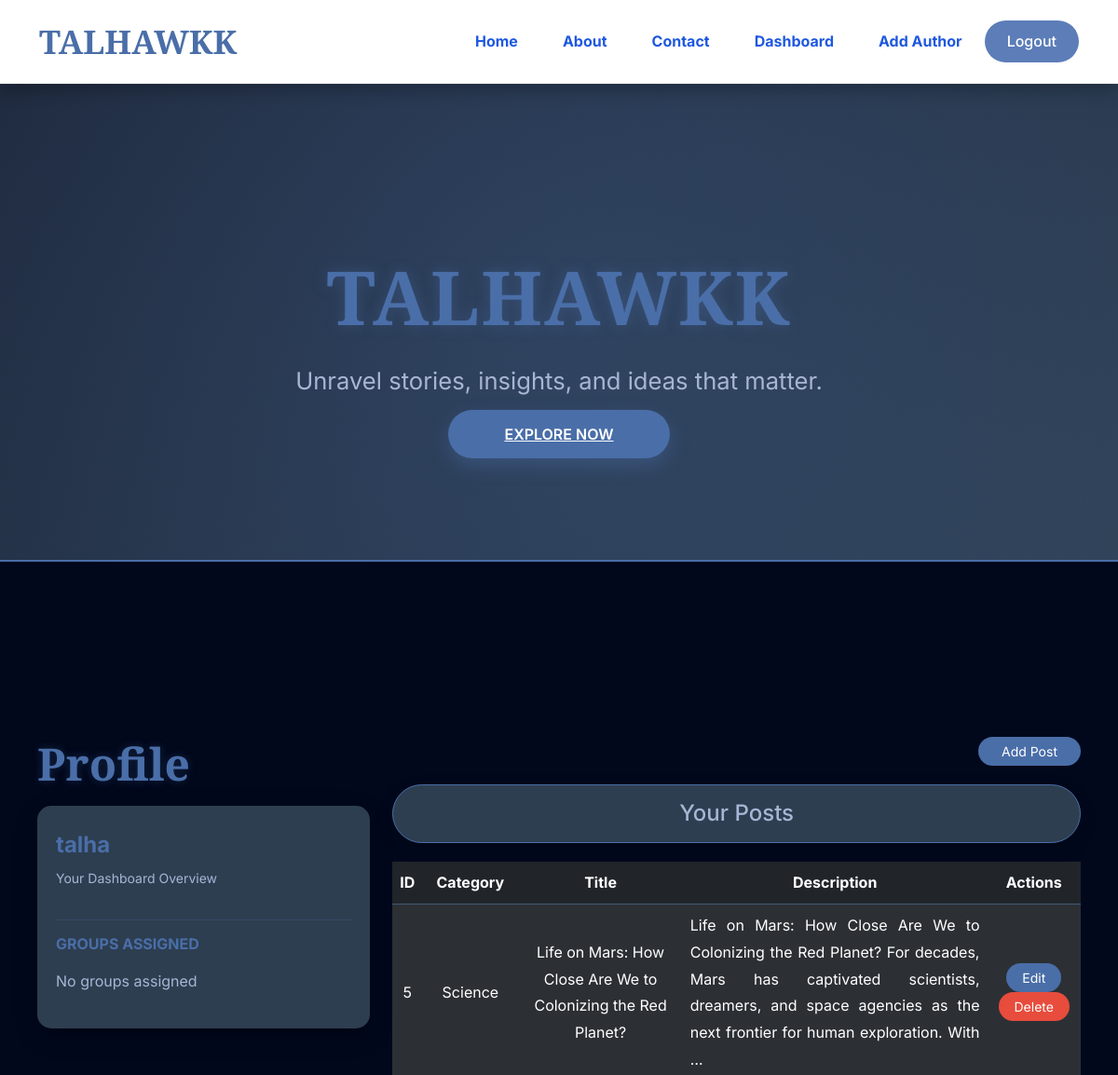
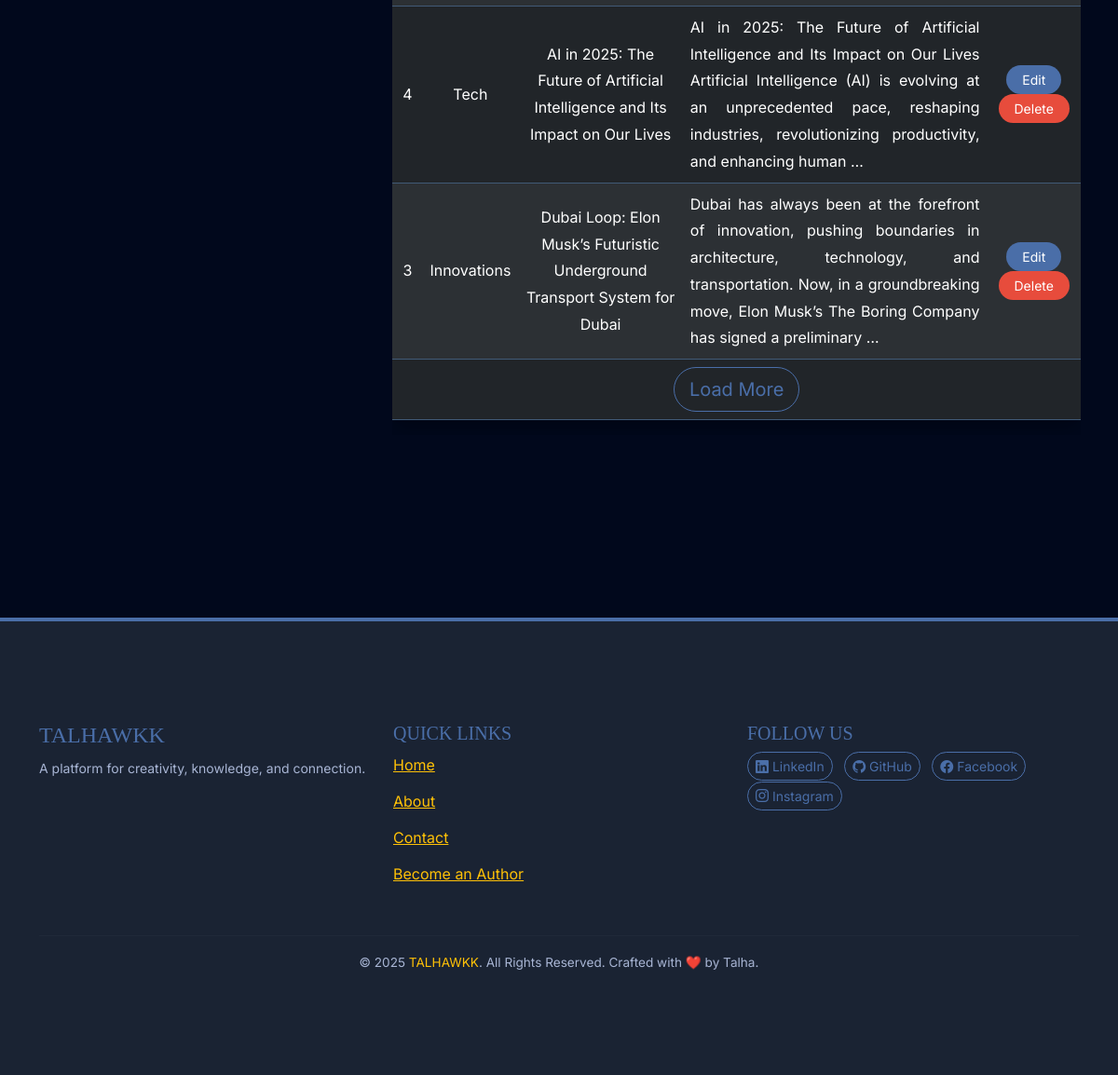
The page /dashboard/ (signed in) on the database its author committed (2 pictures, top to bottom).
### blog/models.py (models this page shows, shortened)
class Post(models.Model):
    category = models.ForeignKey('Category', on_delete=models.SET_NULL, null=True, blank=True)
    title = models.CharField(max_length=100)
    content = models.TextField()
    image = models.ImageField(upload_to='blog_images/', null=True, blank=True)  # Added upload_to
    date = models.DateTimeField(auto_now_add=True)

class Category(models.Model):
    name = models.CharField(max_length=100, unique=True)
    def __str__(self):
        return self.name

### blog/views.py (the view)
# urls.py: path('dashboard/', views.dashboard , name='dashboard'),
def dashboard(request):
    if request.user.is_authenticated:
        categories = Category.objects.all()
        post=Post.objects.all().order_by('-date')
        user=request.user
        full_name=user.get_full_name()
        gps=user.groups.all()
        return render(request, 'blog/dashboard.html',{'posts':post,'full_name':full_name,'gps':gps,'categories':categories})
    else:
        return HttpResponseRedirect('/login/')

### blog/templates/blog/dashboard.html (shortened to what this page needs)
{% extends 'blog/base.html' %}
{% load static %}
{% block content %}
<div class="container content-wrapper py-5">
  <div class="row mb-5">
    <div class="col-md-4">
      <h1 class="fw-bold mb-3" style="font-family: 'Playfair Display', serif; font-size: 3rem; color: #4a6ea8; text-shadow: 0 0 10px rgba(74, 110, 168, 0.3);">Profile</h1>
      <div class="card border-0" style="background: #2d3e50; border-radius: 15px; box-shadow: 0 8px 25px rgba(0, 0, 0, 0.3); padding: 20px;">
        <h4 class="fw-bold mt-2" style="color: #4a6ea8;">
          {% if full_name %}
            {{ full_name }}
          {% else %}
            {{ request.user.username }}
          {% endif %}
        </h4>
        <p class="small" style="color: #a8b5d4;">Your Dashboard Overview</p>
        <hr style="border-color: #4a6ea8;">
        <h6 class="text-uppercase fw-bold mb-3" style="color: #4a6ea8;">Groups Assigned</h6>
        <ul class="list-unstyled" style="color: #a8b5d4;">
          {% for group in gps %}
          <li class="mb-2"><i class="bi bi-check-circle-fill text-success me-2"></i>{{ group.name }}</li>
          {% empty %}
          <li>No groups assigned</li>
          {% endfor %}
        </ul>
      </div>
    </div>
    <div class="col-md-8">
      <div class="text-end mb-4">
        <a href="{% url 'addpost' %}" class="btn btn-sm rounded-pill px-4" style="background: #4a6ea8; color: #fff; transition: all 0.3s ease;">Add Post</a>
      </div>
      <h4 class="text-center alert alert-info rounded-pill mb-4" style="background: #2d3e50; border: 1px solid #4a6ea8; color: #a8b5d4;">Your Posts</h4>
      {% if posts %}
      <div class="table-responsive">
        <table class="table table-dark table-hover table-striped rounded posts-table" style="background: #1a2333; border-radius: 15px; box-shadow: 0 8px 25px rgba(0, 0, 0, 0.3); color: #a8b5d4; border-color: #415a77;">
          <thead style="background: #4a6ea8; color: #fff;">
            <tr class="text-center">
              <th>ID</th>
              <th>Category</th>
              <th>Title</th>
              <th>Description</th>
              <th>Actions</th>
            </tr>
          </thead>
          <tbody>
            {% if posts|length > 3 %}
              {% for post in posts|slice:":3" %}
              <tr class="text-center align-middle post-row" style="border-bottom: 1px solid #415a77; display: table-row;">
                <td>{{ post.id }}</td>
                <td>{{ post.category }}</td>
                <td>{{ post.title }}</td>
                <td style="text-align: justify;">{{ post.content|truncatewords:30 }}</td>
                <td>
                  <a href="{% url 'edit' post.id %}" class="btn btn-sm rounded-pill px-3 edit-btn" style="background: #4a6ea8; color: #fff; transition: all 0.3s ease;">Edit</a>
                  {% if perms.blog.delete_Post %}
                  <form action="{% url 'delete' post.id %}" method="POST" style="display: inline;">
                    <button type="submit" class="btn btn-sm rounded-pill px-3 delete-btn" style="background: #e74c3c; color: #fff; transition: all 0.3s ease;">Delete</button>
                  </form>
                  {% endif %}
                </td>
              </tr>
              {% endfor %}
              <tr class="text-center">
                <td colspan="5">
                  <button class="btn btn-outline-light btn-lg rounded-pill load-more-btn" style="border-color: #4a6ea8; color: #4a6ea8; transition: all 0.3s ease;">Load More</button>
                </td>
              </tr>
            {% endif %}
          </tbody>
        </table>
      </div>
      {% else %}
      <p class="text-center" style="color: #a8b5d4;">No posts available.</p>
      {% endif %}
    </div>
  </div>
</div>
{% endblock content %}

### blog/static/blog/css/style.css (style rules this page uses)
body { background-color: #2a2f35; font-family: 'Nunito', sans-serif; color: #f1f4f7; }
body { background-color: #f4f7fa; }
.mb-4 { margin-bottom: 20px !important; }
html, body { height: 100%; }

### blog/templates/blog/base.html (style rules this page uses)
body { font-family: 'Inter', sans-serif; background: #01081c; color: #e0e0e0; line-height: 1.8; overflow-x: hidden; margin: 0; }
.content-wrapper { max-width: 1200px; margin: 0 auto; padding: 60px 20px 20px; background: none; box-shadow: none; }
.alert { background: rgba(74, 110, 168, 0.1); border: 1px solid #4a6ea8; color: #e0e0e0; border-radius: 12px; box-shadow: 0 6px 18px rgba(0, 0, 0, 0.2); }

### rows shown on the page
Post: id "5", category "Science", title "Life on Mars: How Close Are We to Colonizing the Red Planet?", content "Life on Mars: How Close Are We to Colonizing the Red Planet? For decades, Mars has captivated scientists, dreamers, and space agencies as the next frontier for human exploration. With …"
Post: id "4", category "Tech", title "AI in 2025: The Future of Artificial Intelligence and Its Impact on Our Lives", content "AI in 2025: The Future of Artificial Intelligence and Its Impact on Our Lives Artificial Intelligence (AI) is evolving at an unprecedented pace, reshaping industries, revolutionizing productivity, and enhancing human …"
Post: id "3", category "Innovations", title "Dubai Loop: Elon Musk’s Futuristic Underground Transport System for Dubai", content "Dubai has always been at the forefront of innovation, pushing boundaries in architecture, technology, and transportation. Now, in a groundbreaking move, Elon Musk’s The Boring Company has signed a preliminary …"

### other values the page prints
{{ request.user.username }} "talha"
